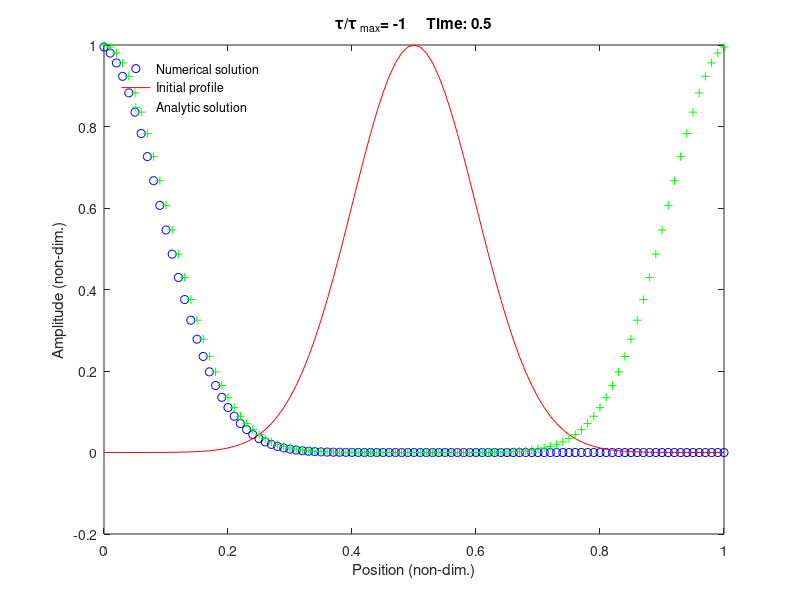
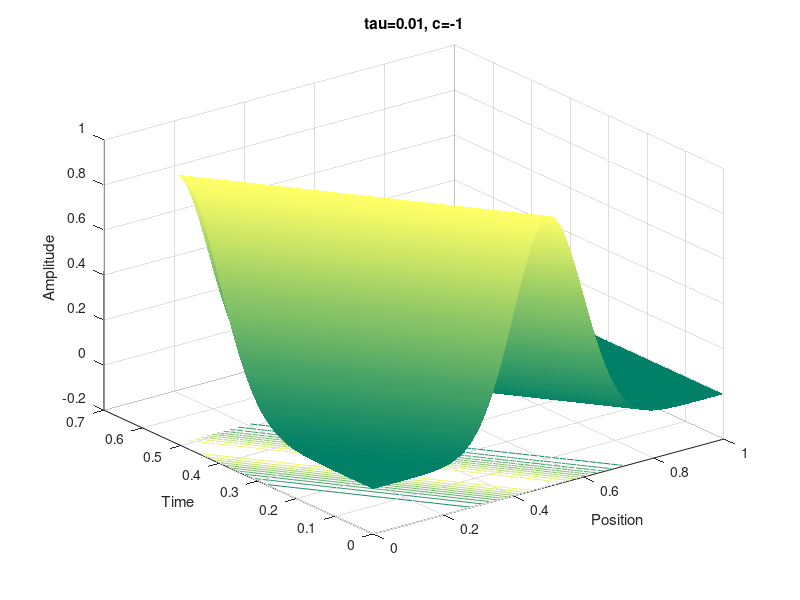

The MATLAB source for these figures, in order:
% advection_lax.m
% Solve the advection equation using the Lax method with periodic BCs

% Clear memory and show only a few digits
clear all; format short;

% Propagation speed
c=-1;

% Spatial and time steps
h=0.01;
tau=0.01;

% Number of steps such that the pulse should propagate through
% the periodic domain once
nsteps=ceil((1+h)/(abs(c)*2*tau));

% Vector of x values
x=0:h:1;
L=length(x);

% Diagonal matrix to implement the centred spatial first-derivative
D=diag(ones(L-1,1),+1)-diag(ones(L-1,1),-1);

% Second Diagonal matrix
D2=D;

% Additional elements for boundary conditions
D(1,1)=2;
D(1,2)=0;
D(L,L)=2;
D(L,L-1)=0;
D2(1,1)=-2;
D2(1,2)=2;
D2(L,L)=2;
D2(L,L-1)=-2;

% Lax averaging matrix
A=0.5*abs(D);

% Update matrix
M=A-0.5*(c*tau/h)*D2;

% Initial conditions (a Gaussian pulse at x = 0.5)
sig=0.1;
amp=exp(-0.5*(x-0.5).^2/sig^2)';
amp0=amp; 

% Record a(x,t) matrix for visualisation
amp_xt(:,1)=amp0;

% March forwards in time
figure(1);
time(1)=0;

for n=1:nsteps
    
    % Update the time and the wave amplitude profile
    time(n+1)=time(n)+tau;
    amp=M*amp;
    
   % Calculate the profile for the exact analytic solution
    k=floor(abs(c)*time(n+1)/h); % The index the peak has reached
    xp=x([k+1:end 1:k]); % Shift x to left by k steps
    
    % Plot the amplitude versus position, the initial amplitude
    % profile, and the analytic values, with annotations
    plot(x,amp,'bo',x,amp0,'r',xp,amp0,'g+')
    xlabel('Position (non-dim.)');
    ylabel('Amplitude (non-dim.)');
    title(['\tau/\tau_{\rm max}= ',num2str(tau/(h/c)),...
        '     Time: ',num2str(time(n))]);
    
    drawnow; 
    pause(0.01);
    
    % Record a(x,t) matrix for visualisation
    amp_xt(:,n+1)=amp;
    
end

% Add annotation
handle=legend('Numerical solution','Initial profile',...
  'Analytic solution');
set (handle,'Box','off','Location','NorthWest')

% Visualisation of amplitude versus position and time. MATLAB
% uses a surfc(x(i),y(j),z(j,i)) convention, hence the transpose
figure(2);
colormap(summer);
surfc(x,time,amp_xt');
shading interp;
title('tau=0.01, c=-1');
xlabel('Position'); ylabel('Time'); zlabel('Amplitude');

% Calculate the spectral radius of M
rho=max(abs(eig(M)));
disp(['Spectral radius: ',num2str(rho)]);
